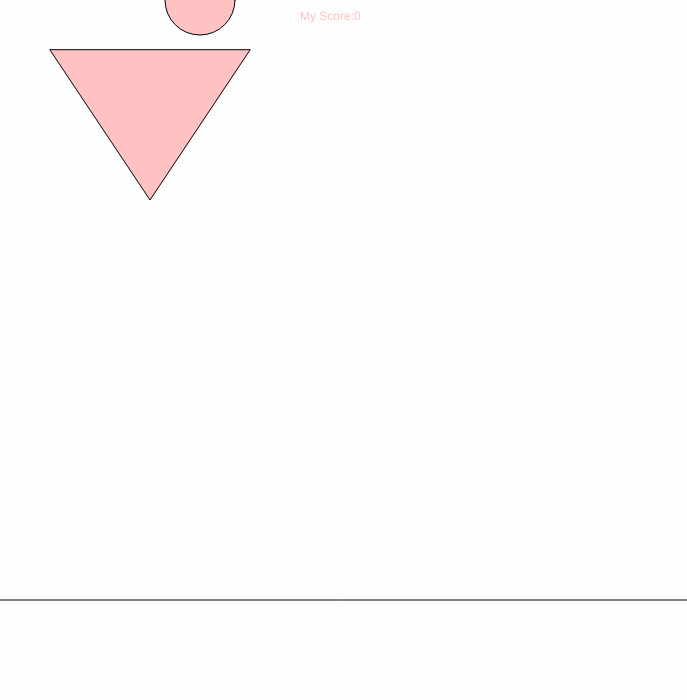
Frame 1 (no input)
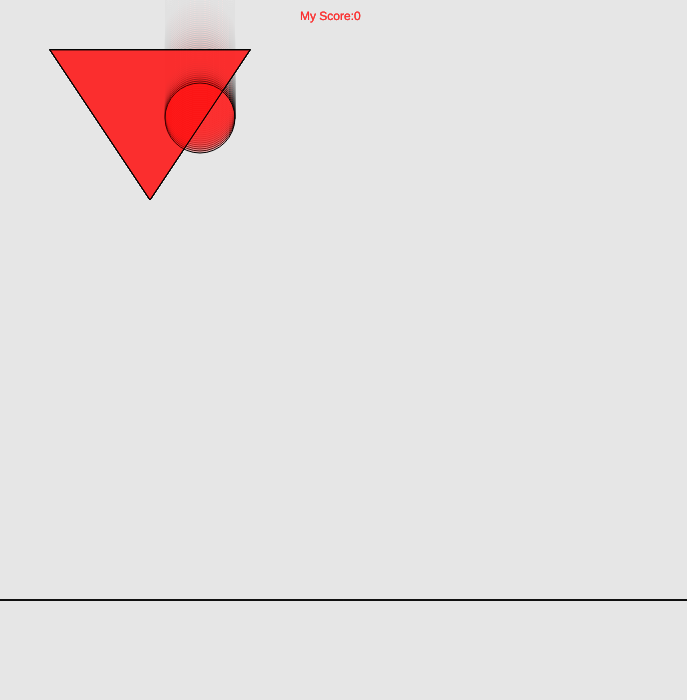
Frame 60 (no input)
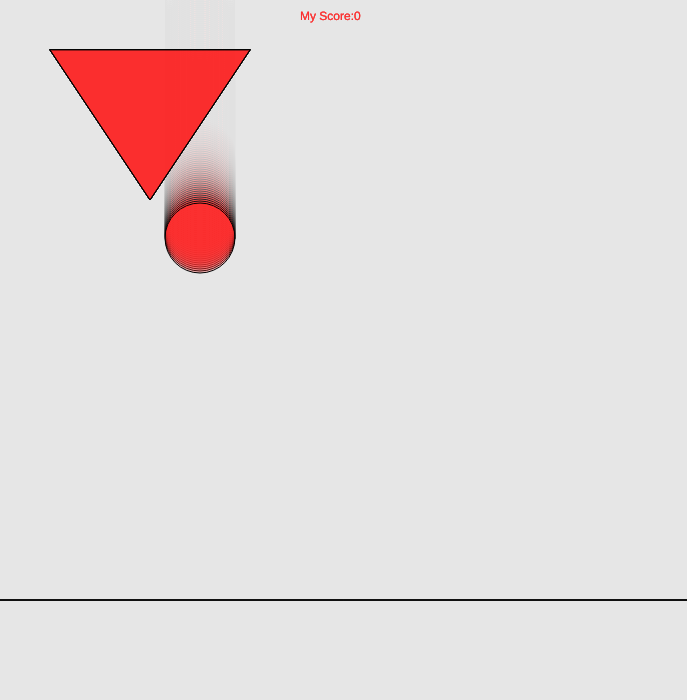
Frame 120 (the mouse pressed at the canvas centre since frame 60)

The p5.js sketch that drew these frames (run headless with seeded random() and noise() and a simulated clock; from frame 60 on, the mouse is pressed at the canvas centre):

// p5.js sketch
// ── sketch.js
function setup() {
  createCanvas(687, 700);
}
var sy = 0;
var scoreboard = 0;
function draw() {
  background(220, 20);
  fill(255, 0, 0, 60);
  ellipse(200, sy, 70, 70);
  triangle(50, 50, 150, 200, 250, 50);
  line(0, 600, 700, 600);
  sy = sy + 2;
  if (sy > 700) {
    sy = 0;
  }
  text("My Score:", 300, 20);
  text(scoreboard, 354, 20);
}
function keyPressed() {
  if (key == "s" && sy > 600) {
    scoreboard = scoreboard + 25;
  }
  if (key == "s" && sy < 600) {
    scoreboard = scoreboard - 15;
  }
}
